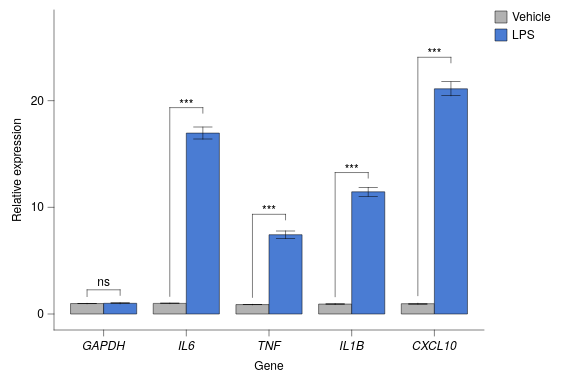

Vega-Lite specification for this chart:
### Vega-Lite specification from a JSON file in a GitHub repository (floating-point values rounded to 4 significant figures)
{"background": null, "config": {"arc": {"fill": "#DBDBDB", "fillOpacity": 1.0, "innerRadius": 40.0, "padAngle": 0.03, "stroke": "black", "strokeOpacity": 1, "strokeWidth": 0.25}, "area": {"fill": "#DBDBDB", "fillOpacity": 1.0, "stroke": "black", "strokeOpacity": 1, "strokeWidth": 0.25}, "axis": {"domain": true, "domainCap": "round", "domainColor": "black", "domainWidth": 0.25, "grid": false, "gridCap": "round", "gridColor": "#F1F1F1", "gridDash": [0, 0], "gridOpacity": 1.0, "gridWidth": 0.25, "labelColor": "black", "labelFont": "Helvetica Neue, HelveticaNeue, Helvetica, Arial, sans-serif", "labelFontSize": 6, "labelFontStyle": "normal", "labelFontWeight": 400, "offset": 0, "ticks": true, "tickCap": "round", "tickColor": "black", "tickRound": false, "tickSize": 3, "tickWidth": 0.25, "titleColor": "black", "titleFont": "Helvetica Neue, HelveticaNeue, Helvetica, Arial, sans-serif", "titleFontSize": 6, "titleFontStyle": "normal", "titleFontWeight": 400}, "axisX": {"domain": true, "labelAlign": "center", "labelAngle": 0, "labels": true, "ticks": true, "translate": 0}, "axisY": {"domain": true, "labelAlign": "right", "labelAngle": 0, "labels": true, "ticks": true, "translate": 0}, "axisRight": {"domain": true, "labelAlign": "left", "labelAngle": 0, "labels": true, "ticks": true, "translate": 0}, "axisTop": {"domain": true, "labelAlign": "center", "labelAngle": 0, "labels": true, "ticks": true, "translate": 0}, "axisBand": {"tickOffset": 0}, "bar": {"fill": "#DBDBDB", "fillOpacity": 1.0, "stroke": "black", "strokeOpacity": 1, "strokeWidth": 0.25}, "boxplot": {"size": 14.4, "ticks": {"cornerRadius": 0.25, "fill": "black", "opacity": 1, "size": 7.2, "thickness": 0.25}, "box": {"fillOpacity": 1.0, "stroke": "black", "strokeOpacity": 1, "strokeWidth": 0.25}, "median": {"cornerRadius": 0, "fill": "black", "fillOpacity": 1.0, "opacity": 1, "size": 14.4, "thickness": 0.25}, "rule": {"fill": "black", "fillOpacity": 1.0, "size": 16.0, "stroke": "black", "strokeDash": [0, 0], "strokeOpacity": 1, "strokeWidth": 0.25}, "outliers": {"color": "black", "fill": "black", "fillOpacity": 1.0, "size": 0, "stroke": "black", "strokeOpacity": 1, "strokeWidth": 0.25}}, "circle": {"fill": "black", "fillOpacity": 1.0, "size": 2.0, "stroke": null, "strokeOpacity": 1, "strokeWidth": 0.25}, "errorband": {"band": {"fillOpacity": 0.6, "stroke": null, "strokeWidth": 0.25, "strokeOpacity": 1}, "borders": {"opacity": 0, "strokeOpacity": 1, "strokeWidth": 0.25}}, "errorbar": {"opacity": 1, "rule": {"strokeDash": [0, 0], "strokeWidth": 0.25}, "ticks": {"color": "black", "cornerRadius": 0.125, "opacity": 1, "size": 9.6, "thickness": 0.25}, "thickness": 0.25}, "font": "Helvetica Neue, HelveticaNeue, Helvetica, Arial, sans-serif", "geoshape": {"fill": "#DBDBDB", "fillOpacity": 1.0, "stroke": "black", "strokeOpacity": 1, "strokeWidth": 0.25}, "header": {"labelColor": "black", "labelFont": "Helvetica Neue, HelveticaNeue, Helvetica, Arial, sans-serif", "labelFontSize": 6, "labelFontStyle": "normal", "labelFontWeight": 400, "titleColor": "black", "titleFont": "Helvetica Neue, HelveticaNeue, Helvetica, Arial, sans-serif", "titleFontSize": 6, "titleFontStyle": "normal", "titleFontWeight": 400, "titlePadding": 0}, "legend": {"disable": false, "offset": 4.5, "titlePadding": 4, "labelOffset": 2, "gradientLabelOffset": 2, "columnPadding": 4, "rowPadding": 2, "gradientLength": 80.0, "gradientThickness": 8.0, "gradientOpacity": 1.0, "gradientStrokeColor": "black", "gradientStrokeWidth": 0.25, "labelColor": "black", "labelFont": "Helvetica Neue, HelveticaNeue, Helvetica, Arial, sans-serif", "labelFontSize": 6, "labelFontStyle": "normal", "labelFontWeight": 400, "strokeColor": "black", "strokeWidth": 0, "symbolSize": 36, "symbolStrokeColor": "black", "symbolStrokeWidth": 0.25, "titleColor": "black", "titleFont": "Helvetica Neue, HelveticaNeue, Helvetica, Arial, sans-serif", "titleFontSize": 6, "titleFontStyle": "normal", "titleFontWeight": 400}, "line": {"color": "black", "stroke": "black", "strokeCap": "butt", "strokeDash": [0, 0], "strokeOpacity": 1, "strokeWidth": 0.5}, "point": {"filled": true, "fill": "#DBDBDB", "fillOpacity": 1.0, "size": 8.0, "stroke": "black", "strokeOpacity": 1, "strokeWidth": 0.25}, "range": {"category": ["#B2B2B2", "#4A7CD3", "#008542", "#664CAF", "#509F98", "#636363", "#284F93", "#005226", "#382864", "#285753"], "diverging": {"scheme": ["#443E60", "#5F597E", "#7C759B", "#9994B6", "#B7B4CC", "#D6D5DC", "#F6F6F6", "#D1DAD9", "#A4C2BF", "#7AA9A4", "#578E89", "#37736E", "#1B5954"]}, "heatmap": {"scheme": ["#440154", "#472270", "#433E82", "#38598C", "#2C728E", "#238A8D", "#24A086", "#39B578", "#5DC862", "#96D646", "#CAE02D", "#FDE724"]}, "ordinal": {"scheme": ["#F1F1F1", "#DBDBDB", "#C6C6C6", "#B2B2B2", "#9D9D9D", "#898989", "#767676", "#636363", "#515151", "#404040", "#2F2F2F", "#1F1F1F"]}, "ramp": {"scheme": ["#440154", "#472270", "#433E82", "#38598C", "#2C728E", "#238A8D", "#24A086", "#39B578", "#5DC862", "#96D646", "#CAE02D", "#FDE724"]}}, "rule": {"color": "black", "stroke": "black", "strokeCap": "round", "strokeDash": [2, 2], "strokeOpacity": 1, "strokeWidth": 0.25}, "scale": {"barBandPaddingInner": 0.1, "rectBandPaddingInner": 0, "tickBandPaddingInner": 0.1, "bandPaddingOuter": 0.1, "bandWithNestedOffsetPaddingInner": 0.2, "bandWithNestedOffsetPaddingOuter": 0.2, "offsetBandPaddingInner": 0, "offsetBandPaddingOuter": 0, "continuousPadding": 8.0, "round": false}, "rect": {"fill": "#DBDBDB", "fillOpacity": 1.0, "stroke": "black", "strokeOpacity": 1, "strokeWidth": 0.25}, "square": {"fill": "#DBDBDB", "fillOpacity": 1.0, "size": 16.0, "stroke": "black", "strokeOpacity": 1, "strokeWidth": 0.25}, "text": {"color": "black", "font": "Helvetica Neue, HelveticaNeue, Helvetica, Arial, sans-serif", "fontSize": 6, "fontStyle": "normal", "fontWeight": 400}, "tick": {"color": "black", "cornerRadius": 0.125, "opacity": 1.0, "size": 14.4, "thickness": 0.25}, "title": {"anchor": "middle", "frame": "group", "color": "black", "font": "Helvetica Neue, HelveticaNeue, Helvetica, Arial, sans-serif", "fontSize": 6, "fontStyle": "normal", "fontWeight": 400, "subtitleColor": "black", "subtitleFont": "Helvetica Neue, HelveticaNeue, Helvetica, Arial, sans-serif", "subtitleFontSize": 6, "subtitleFontStyle": "normal", "subtitleFontWeight": 400}, "trail": {"color": "black", "opacity": 1, "size": 0.5}, "view": {"continuousWidth": 215, "continuousHeight": 160, "discreteWidth": 215, "discreteHeight": 160, "fill": null, "stroke": null, "strokeWidth": 0.25}}, "layer": [{"mark": {"type": "bar"}, "encoding": {"color": {"field": "condition", "sort": ["Vehicle", "LPS"], "title": null, "type": "nominal"}, "x": {"axis": {"labelFontStyle": "italic"}, "field": "gene", "sort": ["GAPDH", "IL6", "TNF", "IL1B", "CXCL10"], "title": "Gene", "type": "nominal"}, "xOffset": {"field": "condition", "sort": ["Vehicle", "LPS"], "type": "nominal"}, "y": {"aggregate": "mean", "field": "expr", "scale": {"domain": [0, 27], "nice": false}, "title": "Relative expression", "type": "quantitative"}}}, {"mark": {"type": "errorbar", "extent": "stderr"}, "encoding": {"x": {"axis": {"labelFontStyle": "italic"}, "field": "gene", "sort": ["GAPDH", "IL6", "TNF", "IL1B", "CXCL10"], "title": "Gene", "type": "nominal"}, "xOffset": {"field": "condition", "sort": ["Vehicle", "LPS"], "type": "nominal"}, "y": {"field": "expr", "title": "", "type": "quantitative", "scale": {"nice": false}}}}, {"layer": [{"layer": [{"data": {"values": [{"gene": "GAPDH", "condition": "Vehicle", "__y": 1.143, "__dysonsphere__": 1}, {"gene": "GAPDH", "condition": "LPS", "__y": 1.143, "__dysonsphere__": 1}]}, "mark": {"type": "line", "strokeCap": "round", "strokeDash": [0, 0], "strokeWidth": 0.25, "yOffset": -6.0}, "encoding": {"x": {"field": "gene", "sort": ["GAPDH", "IL6", "TNF", "IL1B", "CXCL10"], "type": "nominal"}, "xOffset": {"field": "condition", "sort": ["Vehicle", "LPS"], "type": "nominal"}, "y": {"field": "__y", "type": "quantitative", "scale": {"nice": false}}}}, {"data": {"values": [{"gene": "GAPDH", "condition": "Vehicle", "__y": 1.143, "__y2": 1.63, "__dysonsphere__": 1}]}, "mark": {"type": "rule", "strokeCap": "round", "strokeDash": [0, 0], "strokeWidth": 0.25, "yOffset": -6.0}, "encoding": {"x": {"field": "gene", "sort": ["GAPDH", "IL6", "TNF", "IL1B", "CXCL10"], "type": "nominal"}, "xOffset": {"field": "condition", "sort": ["Vehicle", "LPS"], "type": "nominal"}, "y": {"field": "__y", "type": "quantitative", "scale": {"nice": false}}, "y2": {"field": "__y2"}}}, {"data": {"values": [{"gene": "GAPDH", "condition": "LPS", "__y": 1.143, "__y2": 1.743, "__dysonsphere__": 1}]}, "mark": {"type": "rule", "strokeCap": "round", "strokeDash": [0, 0], "strokeWidth": 0.25, "yOffset": -6.0}, "encoding": {"x": {"field": "gene", "sort": ["GAPDH", "IL6", "TNF", "IL1B", "CXCL10"], "type": "nominal"}, "xOffset": {"field": "condition", "sort": ["Vehicle", "LPS"], "type": "nominal"}, "y": {"field": "__y", "type": "quantitative", "scale": {"nice": false}}, "y2": {"field": "__y2"}}}, {"data": {"values": [{"__y": 1.143, "__label": "ns", "__dysonsphere__": 1}]}, "mark": {"type": "text", "align": "center", "dy": -10.0, "fontSize": 6}, "encoding": {"text": {"field": "__label", "type": "nominal"}, "x": {"value": 24.81}, "y": {"field": "__y", "type": "quantitative", "scale": {"nice": false}}}}]}, {"layer": [{"data": {"values": [{"gene": "IL6", "condition": "Vehicle", "__y": 18.22, "__dysonsphere__": 1}, {"gene": "IL6", "condition": "LPS", "__y": 18.22, "__dysonsphere__": 1}]}, "mark": {"type": "line", "strokeCap": "round", "strokeDash": [0, 0], "strokeWidth": 0.25, "yOffset": -6.0}, "encoding": {"x": {"field": "gene", "sort": ["GAPDH", "IL6", "TNF", "IL1B", "CXCL10"], "type": "nominal"}, "xOffset": {"field": "condition", "sort": ["Vehicle", "LPS"], "type": "nominal"}, "y": {"field": "__y", "type": "quantitative", "scale": {"nice": false}}}}, {"data": {"values": [{"gene": "IL6", "condition": "Vehicle", "__y": 18.22, "__y2": 1.65, "__dysonsphere__": 1}]}, "mark": {"type": "rule", "strokeCap": "round", "strokeDash": [0, 0], "strokeWidth": 0.25, "yOffset": -6.0}, "encoding": {"x": {"field": "gene", "sort": ["GAPDH", "IL6", "TNF", "IL1B", "CXCL10"], "type": "nominal"}, "xOffset": {"field": "condition", "sort": ["Vehicle", "LPS"], "type": "nominal"}, "y": {"field": "__y", "type": "quantitative", "scale": {"nice": false}}, "y2": {"field": "__y2"}}}, {"data": {"values": [{"gene": "IL6", "condition": "LPS", "__y": 18.22, "__y2": 18.82, "__dysonsphere__": 1}]}, "mark": {"type": "rule", "strokeCap": "round", "strokeDash": [0, 0], "strokeWidth": 0.25, "yOffset": -6.0}, "encoding": {"x": {"field": "gene", "sort": ["GAPDH", "IL6", "TNF", "IL1B", "CXCL10"], "type": "nominal"}, "xOffset": {"field": "condition", "sort": ["Vehicle", "LPS"], "type": "nominal"}, "y": {"field": "__y", "type": "quantitative", "scale": {"nice": false}}, "y2": {"field": "__y2"}}}, {"data": {"values": [{"__y": 18.22, "__label": "***", "__dysonsphere__": 1}]}, "mark": {"type": "text", "align": "center", "dy": -8.0, "fontSize": 6}, "encoding": {"text": {"field": "__label", "type": "nominal"}, "x": {"value": 66.15}, "y": {"field": "__y", "type": "quantitative", "scale": {"nice": false}}}}]}, {"layer": [{"data": {"values": [{"gene": "TNF", "condition": "Vehicle", "__y": 8.22, "__dysonsphere__": 1}, {"gene": "TNF", "condition": "LPS", "__y": 8.22, "__dysonsphere__": 1}]}, "mark": {"type": "line", "strokeCap": "round", "strokeDash": [0, 0], "strokeWidth": 0.25, "yOffset": -6.0}, "encoding": {"x": {"field": "gene", "sort": ["GAPDH", "IL6", "TNF", "IL1B", "CXCL10"], "type": "nominal"}, "xOffset": {"field": "condition", "sort": ["Vehicle", "LPS"], "type": "nominal"}, "y": {"field": "__y", "type": "quantitative", "scale": {"nice": false}}}}, {"data": {"values": [{"gene": "TNF", "condition": "Vehicle", "__y": 8.22, "__y2": 1.555, "__dysonsphere__": 1}]}, "mark": {"type": "rule", "strokeCap": "round", "strokeDash": [0, 0], "strokeWidth": 0.25, "yOffset": -6.0}, "encoding": {"x": {"field": "gene", "sort": ["GAPDH", "IL6", "TNF", "IL1B", "CXCL10"], "type": "nominal"}, "xOffset": {"field": "condition", "sort": ["Vehicle", "LPS"], "type": "nominal"}, "y": {"field": "__y", "type": "quantitative", "scale": {"nice": false}}, "y2": {"field": "__y2"}}}, {"data": {"values": [{"gene": "TNF", "condition": "LPS", "__y": 8.22, "__y2": 8.82, "__dysonsphere__": 1}]}, "mark": {"type": "rule", "strokeCap": "round", "strokeDash": [0, 0], "strokeWidth": 0.25, "yOffset": -6.0}, "encoding": {"x": {"field": "gene", "sort": ["GAPDH", "IL6", "TNF", "IL1B", "CXCL10"], "type": "nominal"}, "xOffset": {"field": "condition", "sort": ["Vehicle", "LPS"], "type": "nominal"}, "y": {"field": "__y", "type": "quantitative", "scale": {"nice": false}}, "y2": {"field": "__y2"}}}, {"data": {"values": [{"__y": 8.22, "__label": "***", "__dysonsphere__": 1}]}, "mark": {"type": "text", "align": "center", "dy": -8.0, "fontSize": 6}, "encoding": {"text": {"field": "__label", "type": "nominal"}, "x": {"value": 107.5}, "y": {"field": "__y", "type": "quantitative", "scale": {"nice": false}}}}]}, {"layer": [{"data": {"values": [{"gene": "IL1B", "condition": "Vehicle", "__y": 12.14, "__dysonsphere__": 1}, {"gene": "IL1B", "condition": "LPS", "__y": 12.14, "__dysonsphere__": 1}]}, "mark": {"type": "line", "strokeCap": "round", "strokeDash": [0, 0], "strokeWidth": 0.25, "yOffset": -6.0}, "encoding": {"x": {"field": "gene", "sort": ["GAPDH", "IL6", "TNF", "IL1B", "CXCL10"], "type": "nominal"}, "xOffset": {"field": "condition", "sort": ["Vehicle", "LPS"], "type": "nominal"}, "y": {"field": "__y", "type": "quantitative", "scale": {"nice": false}}}}, {"data": {"values": [{"gene": "IL1B", "condition": "Vehicle", "__y": 12.14, "__y2": 1.616, "__dysonsphere__": 1}]}, "mark": {"type": "rule", "strokeCap": "round", "strokeDash": [0, 0], "strokeWidth": 0.25, "yOffset": -6.0}, "encoding": {"x": {"field": "gene", "sort": ["GAPDH", "IL6", "TNF", "IL1B", "CXCL10"], "type": "nominal"}, "xOffset": {"field": "condition", "sort": ["Vehicle", "LPS"], "type": "nominal"}, "y": {"field": "__y", "type": "quantitative", "scale": {"nice": false}}, "y2": {"field": "__y2"}}}, {"data": {"values": [{"gene": "IL1B", "condition": "LPS", "__y": 12.14, "__y2": 12.74, "__dysonsphere__": 1}]}, "mark": {"type": "rule", "strokeCap": "round", "strokeDash": [0, 0], "strokeWidth": 0.25, "yOffset": -6.0}, "encoding": {"x": {"field": "gene", "sort": ["GAPDH", "IL6", "TNF", "IL1B", "CXCL10"], "type": "nominal"}, "xOffset": {"field": "condition", "sort": ["Vehicle", "LPS"], "type": "nominal"}, "y": {"field": "__y", "type": "quantitative", "scale": {"nice": false}}, "y2": {"field": "__y2"}}}, {"data": {"values": [{"__y": 12.14, "__label": "***", "__dysonsphere__": 1}]}, "mark": {"type": "text", "align": "center", "dy": -8.0, "fontSize": 6}, "encoding": {"text": {"field": "__label", "type": "nominal"}, "x": {"value": 148.8}, "y": {"field": "__y", "type": "quantitative", "scale": {"nice": false}}}}]}, {"layer": [{"data": {"values": [{"gene": "CXCL10", "condition": "Vehicle", "__y": 22.94, "__dysonsphere__": 1}, {"gene": "CXCL10", "condition": "LPS", "__y": 22.94, "__dysonsphere__": 1}]}, "mark": {"type": "line", "strokeCap": "round", "strokeDash": [0, 0], "strokeWidth": 0.25, "yOffset": -6.0}, "encoding": {"x": {"field": "gene", "sort": ["GAPDH", "IL6", "TNF", "IL1B", "CXCL10"], "type": "nominal"}, "xOffset": {"field": "condition", "sort": ["Vehicle", "LPS"], "type": "nominal"}, "y": {"field": "__y", "type": "quantitative", "scale": {"nice": false}}}}, {"data": {"values": [{"gene": "CXCL10", "condition": "Vehicle", "__y": 22.94, "__y2": 1.712, "__dysonsphere__": 1}]}, "mark": {"type": "rule", "strokeCap": "round", "strokeDash": [0, 0], "strokeWidth": 0.25, "yOffset": -6.0}, "encoding": {"x": {"field": "gene", "sort": ["GAPDH", "IL6", "TNF", "IL1B", "CXCL10"], "type": "nominal"}, "xOffset": {"field": "condition", "sort": ["Vehicle", "LPS"], "type": "nominal"}, "y": {"field": "__y", "type": "quantitative", "scale": {"nice": false}}, "y2": {"field": "__y2"}}}, {"data": {"values": [{"gene": "CXCL10", "condition": "LPS", "__y": 22.94, "__y2": 23.54, "__dysonsphere__": 1}]}, "mark": {"type": "rule", "strokeCap": "round", "strokeDash": [0, 0], "strokeWidth": 0.25, "yOffset": -6.0}, "encoding": {"x": {"field": "gene", "sort": ["GAPDH", "IL6", "TNF", "IL1B", "CXCL10"], "type": "nominal"}, "xOffset": {"field": "condition", "sort": ["Vehicle", "LPS"], "type": "nominal"}, "y": {"field": "__y", "type": "quantitative", "scale": {"nice": false}}, "y2": {"field": "__y2"}}}, {"data": {"values": [{"__y": 22.94, "__label": "***", "__dysonsphere__": 1}]}, "mark": {"type": "text", "align": "center", "dy": -8.0, "fontSize": 6}, "encoding": {"text": {"field": "__label", "type": "nominal"}, "x": {"value": 190.2}, "y": {"field": "__y", "type": "quantitative", "scale": {"nice": false}}}}]}], "name": "__dysonsphere_7f374a57bde7669f_69"}], "data": {"name": "data-f98a4688cae7280979a41e27082c2c45"}, "$schema": "https://vega.github.io/schema/vega-lite/v6.4.1.json", "datasets": {"data-f98a4688cae7280979a41e27082c2c45": [{"gene": "GAPDH", "condition": "Vehicle", "expr": 1.0}, {"gene": "GAPDH", "condition": "Vehicle", "expr": 1.03}, {"gene": "GAPDH", "condition": "Vehicle", "expr": 0.973}, {"gene": "GAPDH", "condition": "Vehicle", "expr": 0.9148}, {"gene": "GAPDH", "condition": "LPS", "expr": 0.9556}, {"gene": "GAPDH", "condition": "LPS", "expr": 0.9056}, {"gene": "GAPDH", "condition": "LPS", "expr": 1.006}, {"gene": "GAPDH", "condition": "LPS", "expr": 1.143}, {"gene": "IL6", "condition": "Vehicle", "expr": 0.952}, {"gene": "IL6", "condition": "Vehicle", "expr": 0.9398}, {"gene": "IL6", "condition": "Vehicle", "expr": 1.05}, {"gene": "IL6", "condition": "Vehicle", "expr": 1.036}, {"gene": "IL6", "condition": "LPS", "expr": 17.18}, {"gene": "IL6", "condition": "LPS", "expr": 15.49}, {"gene": "IL6", "condition": "LPS", "expr": 16.95}, {"gene": "IL6", "condition": "LPS", "expr": 18.22}, {"gene": "TNF", "condition": "Vehicle", "expr": 0.8742}, {"gene": "TNF", "condition": "Vehicle", "expr": 0.9553}, {"gene": "TNF", "condition": "Vehicle", "expr": 0.8269}, {"gene": "TNF", "condition": "Vehicle", "expr": 0.879}, {"gene": "TNF", "condition": "LPS", "expr": 6.654}, {"gene": "TNF", "condition": "LPS", "expr": 7.814}, {"gene": "TNF", "condition": "LPS", "expr": 7.048}, {"gene": "TNF", "condition": "LPS", "expr": 8.22}, {"gene": "IL1B", "condition": "Vehicle", "expr": 1.016}, {"gene": "IL1B", "condition": "Vehicle", "expr": 0.9815}, {"gene": "IL1B", "condition": "Vehicle", "expr": 0.7775}, {"gene": "IL1B", "condition": "Vehicle", "expr": 0.9476}, {"gene": "IL1B", "condition": "LPS", "expr": 11.94}, {"gene": "IL1B", "condition": "LPS", "expr": 12.14}, {"gene": "IL1B", "condition": "LPS", "expr": 10.3}, {"gene": "IL1B", "condition": "LPS", "expr": 11.44}, {"gene": "CXCL10", "condition": "Vehicle", "expr": 0.9068}, {"gene": "CXCL10", "condition": "Vehicle", "expr": 0.9223}, {"gene": "CXCL10", "condition": "Vehicle", "expr": 1.112}, {"gene": "CXCL10", "condition": "Vehicle", "expr": 0.9224}, {"gene": "CXCL10", "condition": "LPS", "expr": 20.93}, {"gene": "CXCL10", "condition": "LPS", "expr": 22.94}, {"gene": "CXCL10", "condition": "LPS", "expr": 19.81}, {"gene": "CXCL10", "condition": "LPS", "expr": 20.77}]}}
